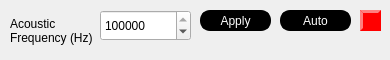
     <widget class="QWidget" name="tab">
      <attribute name="title">
       <string>Acoustic Control</string>
      </attribute>
      <widget class="QLabel" name="led">
       <property name="geometry">
        <rect>
         <x>360</x>
         <y>10</y>
         <width>21</width>
         <height>21</height>
        </rect>
       </property>
       <property name="styleSheet">
        <string notr="true">
                background-color: rgb(255, 0, 0);
                border-style: outset;
                border-width: 3px;
                border-radius: 12px;
                border-color: rgb(255, 0, 0);
         
                padding: 6px;</string>
       </property>
       <property name="text">
        <string/>
       </property>
      </widget>
      <widget class="QPushButton" name="applyacousticbutton">
       <property name="geometry">
        <rect>
         <x>200</x>
         <y>10</y>
         <width>71</width>
         <height>21</height>
        </rect>
       </property>
       <property name="styleSheet">
        <string notr="true">QPushButton {
                color: rgb(255, 255, 255);
                background-color: rgb(0, 0, 0);
                border-style: outset;
                border-width: 2px;
                border-radius: 10px;
                border-color: rgb(0, 0, 0);
                min-width: 1em;
                padding: 1px;
            }
            QPushButton:hover {
                background-color: rgb(100, 100, 100);
                color: rgb(0, 0, 0);
                border-style: inset;
            }

 		QPushButton:checked {
                color: rgb(255, 255, 255);
                background-color: rgb(255, 0, 0);
                border-style: outset;
                border-width: 2px;
                border-radius: 10px;
                border-color: rgb(200, 0, 0);
                min-width: 1em;
                padding: 1px;
}</string>
       </property>
       <property name="text">
        <string>Apply</string>
       </property>
       <property name="checkable">
        <bool>true</bool>
       </property>
      </widget>
      <widget class="QSpinBox" name="acousticfreq_spinBox">
       <property name="geometry">
        <rect>
         <x>100</x>
         <y>10</y>
         <width>91</width>
         <height>31</height>
        </rect>
       </property>
       <property name="maximum">
        <number>3000000</number>
       </property>
       <property name="singleStep">
        <number>1000</number>
       </property>
       <property name="value">
        <number>1000000</number>
       </property>
      </widget>
      <widget class="QPushButton" name="autoacousticbutton">
       <property name="geometry">
        <rect>
         <x>280</x>
         <y>10</y>
         <width>71</width>
         <height>21</height>
        </rect>
       </property>
       <property name="styleSheet">
        <string notr="true">QPushButton {
                color: rgb(255, 255, 255);
                background-color: rgb(0, 0, 0);
                border-style: outset;
                border-width: 2px;
                border-radius: 10px;
                border-color: rgb(0, 0, 0);
                min-width: 1em;
                padding: 1px;
            }
            QPushButton:hover {
                background-color: rgb(100, 100, 100);
                color: rgb(0, 0, 0);
                border-style: inset;
            }

 		QPushButton:checked {
                color: rgb(255, 255, 255);
                background-color: rgb(255, 0, 0);
                border-style: outset;
                border-width: 2px;
                border-radius: 10px;
                border-color: rgb(200, 0, 0);
                min-width: 1em;
                padding: 1px;
}</string>
       </property>
       <property name="text">
        <string>Auto</string>
       </property>
       <property name="checkable">
        <bool>true</bool>
       </property>
      </widget>
      <widget class="QLabel" name="acousticfreqlabel">
       <property name="geometry">
        <rect>
         <x>10</x>
         <y>10</y>
         <width>91</width>
         <height>41</height>
        </rect>
       </property>
       <property name="styleSheet">
        <string notr="true"/>
       </property>
       <property name="text">
        <string>Acoustic 
Frequency (Hz)</string>
       </property>
      </widget>
     </widget>
